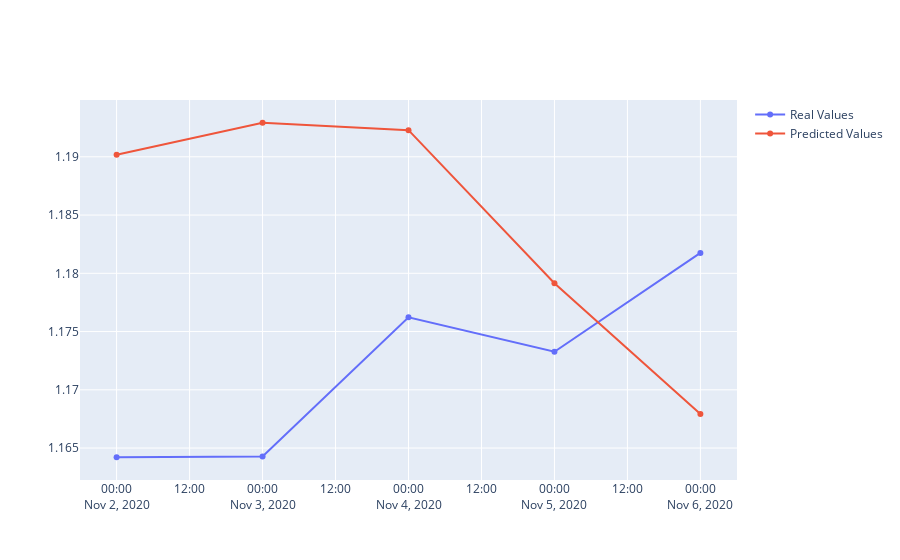

The code cell stored with this chart in its notebook:
### Code cell
fig = go.Figure()
fig.add_trace(go.Scatter(x=final_df_results_er.index, y=final_df_results_er[y_col_name], mode='lines+markers', name='Real Values'))
fig.add_trace(go.Scatter(x=final_df_results_er.index, y=final_df_results_er['yhat'], mode='lines+markers', name='Predicted Values'))
fig.show()

### Figure 1 — Plotly figure (JSON) as saved in the notebook; plotly's stock layout.template omitted (floating-point values rounded to 4 significant figures)
{"data": [{"mode": "lines+markers", "name": "Real Values", "type": "scatter", "x": ["2020-11-02T00:00:00", "2020-11-03T00:00:00", "2020-11-04T00:00:00", "2020-11-05T00:00:00", "2020-11-06T00:00:00"], "y": [1.164, 1.164, 1.176, 1.173, 1.182]}, {"mode": "lines+markers", "name": "Predicted Values", "type": "scatter", "x": ["2020-11-02T00:00:00", "2020-11-03T00:00:00", "2020-11-04T00:00:00", "2020-11-05T00:00:00", "2020-11-06T00:00:00"], "y": [1.19, 1.193, 1.192, 1.179, 1.168]}], "layout": {}}
